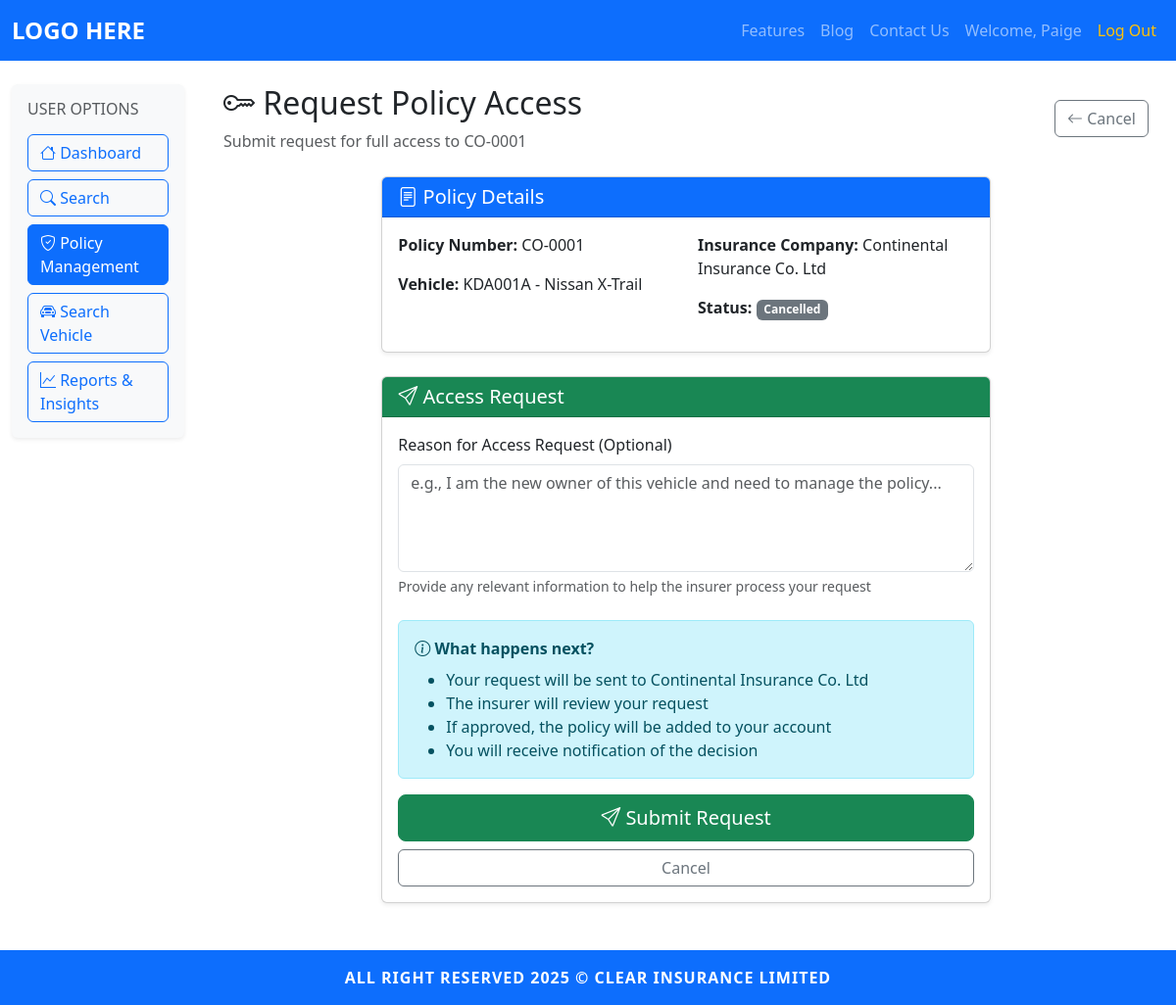
The page /customer/request-policy-access/1 (signed in) on the database its author committed.
### models.py (models this page shows, shortened)
class Customer(UserMixin, db.Model):
	id = db.Column(db.Integer, primary_key=True)
	username = db.Column(db.String(150), unique=True, nullable=False)
	email = db.Column(db.String(150), unique=True, nullable=False)
	password = db.Column(db.String(256), nullable=False)
	is_active = db.Column(db.Boolean, default=True, nullable=False)

class Policy(db.Model):
	id = db.Column(db.Integer, primary_key=True)
	policy_number = db.Column(db.String(50), unique=True, nullable=False)
	policy_type = db.Column(db.String(50), nullable=False)  # Comprehensive, Third-Party Only, Third-Party Fire & Theft
	effective_date = db.Column(db.Date, nullable=False)
	expiry_date = db.Column(db.Date, nullable=False)
	premium_amount = db.Column(db.Float, nullable=False)
	payment_mode = db.Column(db.String(50), nullable=False)
	insured_name = db.Column(db.String(200), nullable=False)
	national_id = db.Column(db.String(50), nullable=False)
	kra_pin = db.Column(db.String(50), nullable=True)
	date_of_birth = db.Column(db.Date, nullable=False)
	phone_number = db.Column(db.String(20), nullable=False)
	email_address = db.Column(db.String(150), nullable=False)
	postal_address = db.Column(db.Text, nullable=True)
	registration_number = db.Column(db.String(50), nullable=False)
	make_model = db.Column(db.String(150), nullable=False)
	year_of_manufacture = db.Column(db.Integer, nullable=False)
	chassis_number = db.Column(db.String(100), nullable=False)
	engine_number = db.Column(db.String(100), nullable=False)
	body_type = db.Column(db.String(50), nullable=False)
	color = db.Column(db.String(50), nullable=False)
	seating_capacity = db.Column(db.Integer, nullable=False)
	use_category = db.Column(db.String(50), nullable=False)
	sum_insured = db.Column(db.Float, nullable=False)
	excess = db.Column(db.Float, nullable=False)
	political_violence = db.Column(db.Boolean, default=False)
	windscreen_cover = db.Column(db.Boolean, default=False)
	passenger_liability = db.Column(db.Boolean, default=False)
	road_rescue = db.Column(db.Boolean, default=False)
	insurance_company_id = db.Column(db.Integer, db.ForeignKey('insurance_company.id'), nullable=False)
	created_by = db.Column(db.Integer, db.ForeignKey('insurer.id'), nullable=False)
	date_entered = db.Column(db.DateTime, default=datetime.utcnow, nullable=False)
	status = db.Column(db.String(20), default='Active', nullable=False)  # Active, Expired, Cancelled
	cancelled_by = db.Column(db.Integer, db.ForeignKey('insurer.id'), nullable=True)
	cancellation_date = db.Column(db.DateTime, nullable=True)
	cancellation_reason = db.Column(db.Text, nullable=True)
	insurance_company = db.relationship('InsuranceCompany', backref='policies', lazy=True)
	creator = db.relationship('Insurer', backref='created_policies', lazy=True, foreign_keys=[created_by])
	canceller = db.relationship('Insurer', backref='cancelled_policies', lazy=True, foreign_keys=[cancelled_by])
	photos = db.relationship('PolicyPhoto', backref='policy', lazy=True, cascade='all, delete-orphan')

class InsuranceCompany(db.Model):
	id = db.Column(db.Integer, primary_key=True)
	name = db.Column(db.String(200), unique=True, nullable=False)
	is_active = db.Column(db.Boolean, default=True, nullable=False)
	insurers = db.relationship('Insurer', backref='company', lazy=True)

### app.py (the view, shortened to what this page needs)
@app.route('/customer/request-policy-access/<int:policy_id>', methods=['GET', 'POST'])
@login_required
@customer_required
def customer_request_policy_access(policy_id):
	policy = Policy.query.get_or_404(policy_id)
	if policy.email_address == current_user.email:
		flash('This policy is already in your account', 'info')
		return redirect(url_for('customer_policy_management'))
	existing = CustomerPolicyRequest.query.filter_by(
		customer_id=current_user.id,
		policy_id=policy_id,
		status='pending'
	).first()
	if existing:
		flash('You already have a pending access request for this policy', 'info')
		return redirect(url_for('customer_policy_management'))
	return render_template('customer/request_policy_access.html', policy=policy)

### app.py (called while the page is built)
@login_manager.user_loader
def load_user(user_id):
	if '_' not in user_id:
		return None
	user_type, user_pk = user_id.split('_', 1)
	model_map = {
		'admin': Admin,
		'customer': Customer,
		'insurer': Insurer,
		'regulator': Regulator
	}
	model = model_map.get(user_type)
	if model:
		return model.query.get(int(user_pk))
	return None

### templates/customer/request_policy_access.html (shortened to what this page needs)
{% extends "base.html" %}
{% block content %}
<div class="container-fluid py-4">
	<div class="row">
		<aside class="col-12 col-md-3 col-lg-2 mb-4 mb-md-0">
			<div class="dashboard-sidebar p-3 bg-light rounded shadow-sm">
				<h6 class="text-uppercase text-muted mb-3">User Options</h6>
				<div class="d-grid gap-2">
					<a class="btn btn-outline-primary sidebar-btn" href="{{ url_for('customer_dashboard') }}">
						<i class="bi bi-house"></i> Dashboard
					</a>
					<a class="btn btn-outline-primary sidebar-btn" href="{{ url_for('customer_search') }}">
						<i class="bi bi-search"></i> Search
					</a>
					<a class="btn btn-primary sidebar-btn" href="{{ url_for('customer_policy_management') }}">
						<i class="bi bi-shield-check"></i> Policy Management
					</a>
					<a class="btn btn-outline-primary sidebar-btn" href="{{ url_for('customer_search_vehicle') }}">
						<i class="bi bi-car-front"></i> Search Vehicle
					</a>
					<a class="btn btn-outline-primary sidebar-btn" href="{{ url_for('customer_reports_and_insights') }}">
						<i class="bi bi-graph-up"></i> Reports & Insights
					</a>
				</div>
			</div>
		</aside>
		<main class="col-12 col-md-9 col-lg-10">
			<div class="px-2 px-md-3">
				<div class="d-flex justify-content-between align-items-center mb-4">
					<div>
						<h2><i class="bi bi-key"></i> Request Policy Access</h2>
						<p class="text-muted mb-0">Submit request for full access to {{ policy.policy_number }}</p>
					</div>
					<div>
						<a href="{{ url_for('customer_policy_management') }}" class="btn btn-outline-secondary">
							<i class="bi bi-arrow-left"></i> Cancel
						</a>
					</div>
				</div>
				<div class="row justify-content-center">
					<div class="col-lg-8">
						<div class="card shadow-sm mb-4">
							<div class="card-header bg-primary text-white">
								<h5 class="mb-0"><i class="bi bi-file-text"></i> Policy Details</h5>
							</div>
							<div class="card-body">
								<div class="row">
									<div class="col-md-6">
										<p><strong>Policy Number:</strong> {{ policy.policy_number }}</p>
										<p><strong>Vehicle:</strong> {{ policy.registration_number }} - {{ policy.make_model }}</p>
									</div>
									<div class="col-md-6">
										<p><strong>Insurance Company:</strong> {{ policy.insurance_company.name if policy.insurance_company else 'N/A' }}</p>
										<p><strong>Status:</strong>
											<span class="badge {% if policy.status == 'Active' %}bg-success{% else %}bg-secondary{% endif %}">
												{{ policy.status }}
											</span>
										</p>
									</div>
								</div>
							</div>
						</div>
						<div class="card shadow-sm mb-4">
							<div class="card-header bg-success text-white">
								<h5 class="mb-0"><i class="bi bi-send"></i> Access Request</h5>
							</div>
							<div class="card-body">
								<form method="POST">
									<div class="mb-4">
										<label for="reason" class="form-label">Reason for Access Request (Optional)</label>
										<textarea class="form-control"
												  id="reason"
												  name="reason"
												  rows="4"
												  placeholder="e.g., I am the new owner of this vehicle and need to manage the policy..."></textarea>
										<div class="form-text">Provide any relevant information to help the insurer process your request</div>
									</div>
									<div class="alert alert-info">
										<i class="bi bi-info-circle"></i>
										<strong>What happens next?</strong>
										<ul class="mb-0 mt-2">
											<li>Your request will be sent to {{ policy.insurance_company.name if policy.insurance_company else 'the insurer' }}</li>
											<li>The insurer will review your request</li>
											<li>If approved, the policy will be added to your account</li>
											<li>You will receive notification of the decision</li>
										</ul>
									</div>
									<div class="d-grid gap-2">
										<button type="submit" class="btn btn-success btn-lg">
											<i class="bi bi-send"></i> Submit Request
										</button>
										<a href="{{ url_for('customer_policy_management') }}" class="btn btn-outline-secondary">
											Cancel
										</a>
									</div>
								</form>
							</div>
						</div>
					</div>
				</div>
			</div>
		</main>
	</div>
</div>
<link rel="stylesheet" href="https://cdn.jsdelivr.net/npm/bootstrap-icons@1.10.0/font/bootstrap-icons.css">
{% endblock %}

### templates/base.html (shortened to what this page needs)
<!DOCTYPE html>
<html lang="en">
<head>
	<link href="https://cdn.jsdelivr.net/npm/bootstrap@5.3.2/dist/css/bootstrap.min.css" rel="stylesheet">
	<link rel="stylesheet" href="https://cdn.jsdelivr.net/npm/bootstrap-icons@1.10.0/font/bootstrap-icons.css">
	<link rel="stylesheet" href="{{ url_for('static', filename='css/style.css') }}">
</head>
<body class="d-flex flex-column min-vh-100">
	<nav class="navbar navbar-expand-lg navbar-dark bg-primary sticky-top">
		<div class="container-fluid">
			<a class="navbar-brand fw-bold" href="/">LOGO HERE</a>
			<div class="collapse navbar-collapse" id="navbarNav">
			<ul class="navbar-nav ms-auto mb-2 mb-lg-0 align-items-lg-center">
				<li class="nav-item"><a class="nav-link" href="/features">Features</a></li>
				<li class="nav-item"><a class="nav-link" href="/blog">Blog</a></li>
				<li class="nav-item"><a class="nav-link" href="/contact">Contact Us</a></li>
				{% if current_user is defined and current_user.is_authenticated %}
					<li class="nav-item"><a class="nav-link" href="{{ url_for('dashboard') }}">Welcome, {{ current_user.username }}</a></li>
					<li class="nav-item"><a class="nav-link text-warning" href="/logout">Log Out</a></li>
				{% else %}
					<li class="nav-item"><a class="nav-link" href="/auth/login">Log In</a></li>
					<li class="nav-item"><a class="nav-link" href="/auth/signup">Sign Up</a></li>
				{% endif %}
			</ul>
			</div>
		</div>
	</nav>
		{% block content %}{% endblock %}
	<footer class="footer mt-auto py-3 bg-primary text-white text-center sticky-bottom">
		<div class="container">
			<span>ALL RIGHT RESERVED 2025 &copy; CLEAR INSURANCE LIMITED</span>
		</div>
	</footer>
</body>
</html>

### static/css/style.css (style rules this page uses)
.footer { font-weight: bold; letter-spacing: 1px; }
.navbar-brand { font-size: 1.5rem; font-weight: bold; }
.sticky-bottom { position: sticky; bottom: 0; width: 100%; z-index: 1030; }
.dashboard-sidebar .sidebar-btn { text-align: left; font-weight: 500; }

### rows shown on the page
Customer: username "Paige"
Policy: policy_number "CO-0001", registration_number "KDA001A", make_model "Nissan X-Trail", status "Cancelled"
InsuranceCompany: insurance_company "Continental Insurance Co. Ltd"
